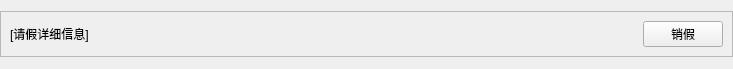
<?xml version="1.0" encoding="UTF-8"?>
<ui version="4.0">
 <class>LeaveRecord</class>
 <widget class="QWidget" name="LeaveRecord">
  <property name="geometry">
   <rect>
    <x>0</x>
    <y>0</y>
    <width>733</width>
    <height>69</height>
   </rect>
  </property>
  <property name="windowTitle">
   <string>Form</string>
  </property>
  <layout class="QVBoxLayout" name="verticalLayout">
   <property name="spacing">
    <number>0</number>
   </property>
   <property name="leftMargin">
    <number>0</number>
   </property>
   <property name="topMargin">
    <number>0</number>
   </property>
   <property name="rightMargin">
    <number>0</number>
   </property>
   <property name="bottomMargin">
    <number>0</number>
   </property>
   <item>
    <widget class="QFrame" name="CardFrame">
     <property name="sizePolicy">
      <sizepolicy hsizetype="Expanding" vsizetype="Fixed">
       <horstretch>0</horstretch>
       <verstretch>0</verstretch>
      </sizepolicy>
     </property>
     <property name="styleSheet">
      <string notr="true"/>
     </property>
     <property name="frameShape">
      <enum>QFrame::StyledPanel</enum>
     </property>
     <property name="frameShadow">
      <enum>QFrame::Raised</enum>
     </property>
     <layout class="QHBoxLayout" name="horizontalLayout">
      <property name="spacing">
       <number>6</number>
      </property>
      <property name="leftMargin">
       <number>9</number>
      </property>
      <property name="topMargin">
       <number>9</number>
      </property>
      <property name="rightMargin">
       <number>9</number>
      </property>
      <property name="bottomMargin">
       <number>9</number>
      </property>
      <item>
       <widget class="QLabel" name="LeaveMsg">
        <property name="text">
         <string>[请假详细信息]</string>
        </property>
       </widget>
      </item>
      <item>
       <spacer name="horizontalSpacer">
        <property name="orientation">
         <enum>Qt::Horizontal</enum>
        </property>
        <property name="sizeHint" stdset="0">
         <size>
          <width>505</width>
          <height>20</height>
         </size>
        </property>
       </spacer>
      </item>
      <item>
       <widget class="QPushButton" name="CancelBtn">
        <property name="text">
         <string>销假</string>
        </property>
       </widget>
      </item>
     </layout>
    </widget>
   </item>
  </layout>
 </widget>
 <resources/>
 <connections/>
</ui>
